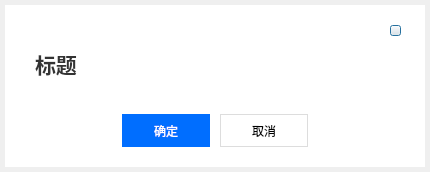
<?xml version="1.0" encoding="UTF-8"?>
<ui version="4.0">
 <class>DialogMessage</class>
 <widget class="QDialog" name="DialogMessage">
  <property name="geometry">
   <rect>
    <x>0</x>
    <y>0</y>
    <width>430</width>
    <height>172</height>
   </rect>
  </property>
  <property name="windowTitle">
   <string>Dialog</string>
  </property>
  <property name="styleSheet">
   <string notr="true"/>
  </property>
  <layout class="QVBoxLayout" name="verticalLayout">
   <property name="spacing">
    <number>0</number>
   </property>
   <property name="leftMargin">
    <number>5</number>
   </property>
   <property name="topMargin">
    <number>5</number>
   </property>
   <property name="rightMargin">
    <number>5</number>
   </property>
   <property name="bottomMargin">
    <number>5</number>
   </property>
   <item>
    <widget class="QWidget" name="widgetMain" native="true">
     <property name="minimumSize">
      <size>
       <width>420</width>
       <height>148</height>
      </size>
     </property>
     <property name="maximumSize">
      <size>
       <width>420</width>
       <height>168</height>
      </size>
     </property>
     <property name="styleSheet">
      <string notr="true">#widgetMain{
	background: #ffffff;
}</string>
     </property>
     <layout class="QVBoxLayout" name="verticalLayout_3">
      <property name="spacing">
       <number>0</number>
      </property>
      <property name="leftMargin">
       <number>24</number>
      </property>
      <property name="topMargin">
       <number>20</number>
      </property>
      <property name="rightMargin">
       <number>24</number>
      </property>
      <property name="bottomMargin">
       <number>20</number>
      </property>
      <item>
       <layout class="QHBoxLayout" name="horizontalLayout">
        <property name="spacing">
         <number>0</number>
        </property>
        <property name="leftMargin">
         <number>0</number>
        </property>
        <property name="topMargin">
         <number>0</number>
        </property>
        <item>
         <widget class="QLabel" name="label_title">
          <property name="sizePolicy">
           <sizepolicy hsizetype="Expanding" vsizetype="Preferred">
            <horstretch>0</horstretch>
            <verstretch>0</verstretch>
           </sizepolicy>
          </property>
          <property name="minimumSize">
           <size>
            <width>0</width>
            <height>60</height>
           </size>
          </property>
          <property name="font">
           <font>
            <family>Microsoft YaHei</family>
            <pointsize>16</pointsize>
            <weight>75</weight>
            <italic>false</italic>
            <bold>true</bold>
           </font>
          </property>
          <property name="styleSheet">
           <string notr="true">margin: 20px 0px 3px 0px;
font: bold 16pt &quot;Microsoft YaHei&quot;;
color: #333333;</string>
          </property>
          <property name="text">
           <string>标题</string>
          </property>
          <property name="wordWrap">
           <bool>true</bool>
          </property>
         </widget>
        </item>
        <item>
         <layout class="QVBoxLayout" name="verticalLayout_2">
          <property name="spacing">
           <number>0</number>
          </property>
          <item>
           <widget class="QPushButton" name="btn_close">
            <property name="minimumSize">
             <size>
              <width>11</width>
              <height>11</height>
             </size>
            </property>
            <property name="maximumSize">
             <size>
              <width>11</width>
              <height>11</height>
             </size>
            </property>
            <property name="styleSheet">
             <string notr="true">QPushButton {
	border-image: url(:/RoomService/close-normal.png);

}

QPushButton:pressed {
	border-image: url(:/RoomService/close-press.png);
}</string>
            </property>
            <property name="text">
             <string/>
            </property>
           </widget>
          </item>
          <item>
           <spacer name="verticalSpacer_3">
            <property name="orientation">
             <enum>Qt::Vertical</enum>
            </property>
            <property name="sizeHint" stdset="0">
             <size>
              <width>10</width>
              <height>40</height>
             </size>
            </property>
           </spacer>
          </item>
         </layout>
        </item>
       </layout>
      </item>
      <item>
       <spacer name="verticalSpacer">
        <property name="orientation">
         <enum>Qt::Vertical</enum>
        </property>
        <property name="sizeHint" stdset="0">
         <size>
          <width>20</width>
          <height>8</height>
         </size>
        </property>
       </spacer>
      </item>
      <item>
       <layout class="QHBoxLayout" name="horizontalLayout_2">
        <property name="spacing">
         <number>10</number>
        </property>
        <item>
         <spacer name="horizontalSpacer_2">
          <property name="orientation">
           <enum>Qt::Horizontal</enum>
          </property>
          <property name="sizeHint" stdset="0">
           <size>
            <width>40</width>
            <height>20</height>
           </size>
          </property>
         </spacer>
        </item>
        <item>
         <widget class="QPushButton" name="btn_ok">
          <property name="sizePolicy">
           <sizepolicy hsizetype="Preferred" vsizetype="Preferred">
            <horstretch>0</horstretch>
            <verstretch>0</verstretch>
           </sizepolicy>
          </property>
          <property name="minimumSize">
           <size>
            <width>88</width>
            <height>33</height>
           </size>
          </property>
          <property name="maximumSize">
           <size>
            <width>64</width>
            <height>33</height>
           </size>
          </property>
          <property name="styleSheet">
           <string notr="true">QPushButton {
	border: none;
	background:  #006eff;
	color: #ffffff;
	font: 10pt &quot;Microsoft YaHei&quot;;
}

QPushButton:hover {
	background:  #0068f2;
}

QPushButton:pressed {
	background:  #0062e5;
}

QPushButton:disable {
	border: 1px solid #d5d5d5;
	color: #bbbbbb;
	background:  #f2f2f2;
}</string>
          </property>
          <property name="text">
           <string>确定</string>
          </property>
          <property name="flat">
           <bool>false</bool>
          </property>
         </widget>
        </item>
        <item>
         <widget class="QPushButton" name="btn_cancel">
          <property name="sizePolicy">
           <sizepolicy hsizetype="Preferred" vsizetype="Preferred">
            <horstretch>0</horstretch>
            <verstretch>0</verstretch>
           </sizepolicy>
          </property>
          <property name="minimumSize">
           <size>
            <width>88</width>
            <height>33</height>
           </size>
          </property>
          <property name="maximumSize">
           <size>
            <width>88</width>
            <height>33</height>
           </size>
          </property>
          <property name="styleSheet">
           <string notr="true">QPushButton {
	border: 1px solid #dddddd;
	background:  #ffffff;
	color: #000000;
	font: 10pt &quot;Microsoft YaHei&quot;;
}

QPushButton:hover {
	border: 1px solid #d2d2d2;
	background:  #f2f2f2;
}

QPushButton:pressed {
	border: 1px solid #d2d2d2;
	background:  #e5e5e5;
}

QPushButton:disable {
	border: 1px solid #d5d5d5;
	color: #bbbbbb;
	background:  #f2f2f2;
}</string>
          </property>
          <property name="text">
           <string>取消</string>
          </property>
          <property name="flat">
           <bool>false</bool>
          </property>
         </widget>
        </item>
        <item>
         <spacer name="horizontalSpacer_3">
          <property name="orientation">
           <enum>Qt::Horizontal</enum>
          </property>
          <property name="sizeHint" stdset="0">
           <size>
            <width>40</width>
            <height>20</height>
           </size>
          </property>
         </spacer>
        </item>
       </layout>
      </item>
     </layout>
     <zorder></zorder>
     <zorder>verticalSpacer</zorder>
    </widget>
   </item>
  </layout>
 </widget>
 <resources>
  <include location="../Resources/RoomService/RoomService.qrc"/>
 </resources>
 <connections/>
</ui>
